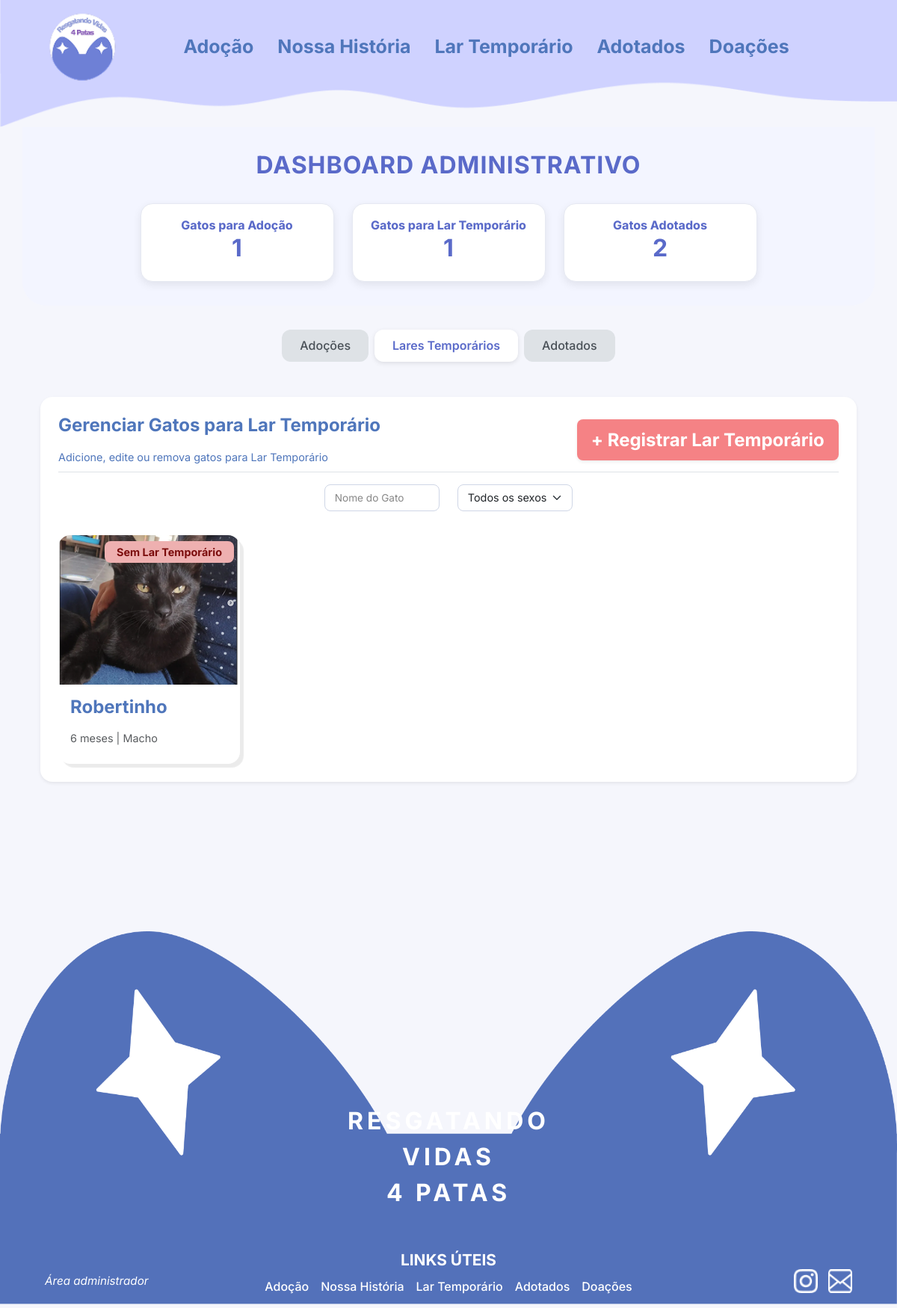
/gatos/dashboard_admin_lar_temporario, run on an earlier commit of the app's database.
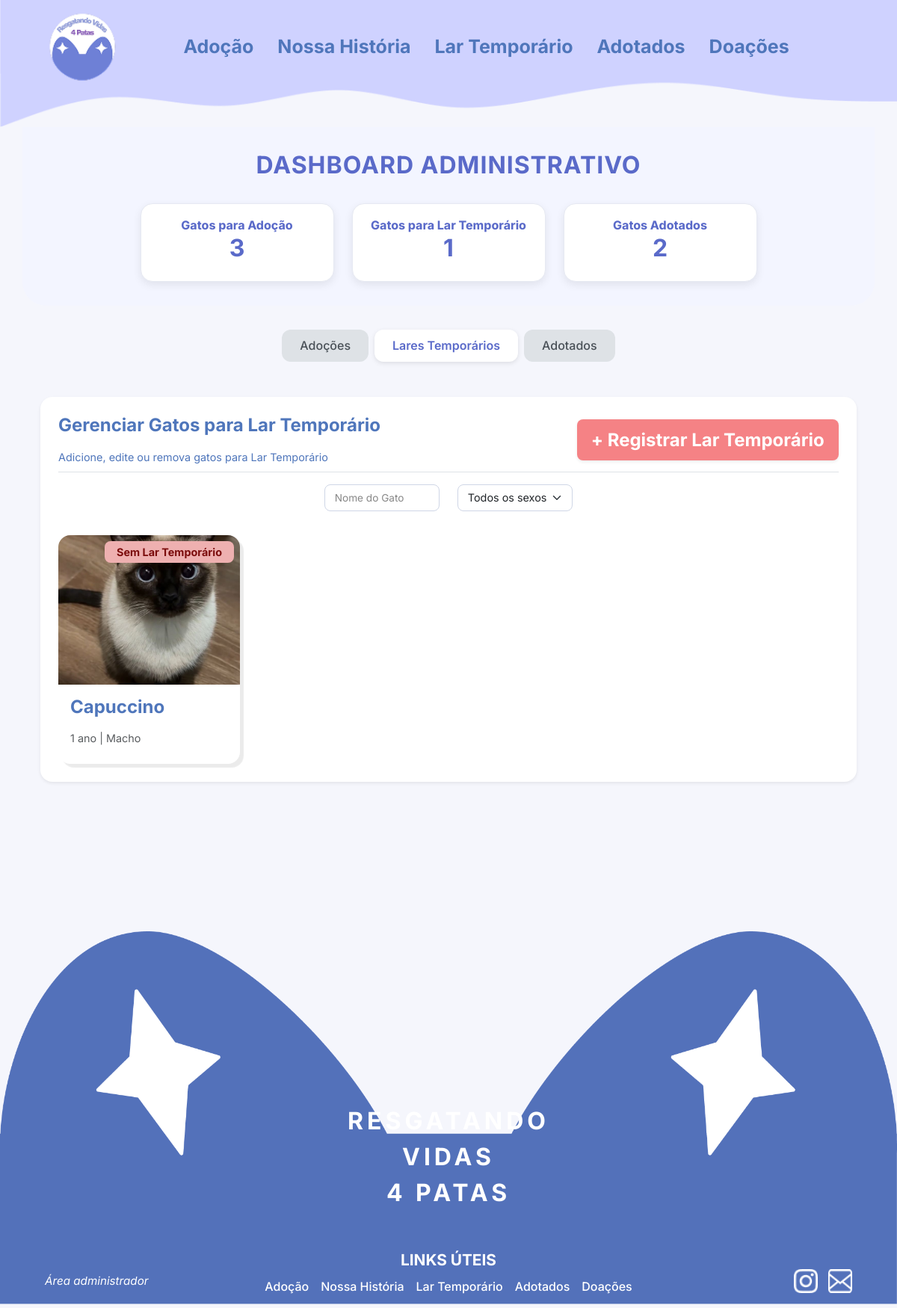
And on a later commit of the database.
### gatos/models.py (models this page shows, shortened)
class Gato(models.Model):
    SEXO_CHOICES = [
        ("M", "Macho"),
        ("F", "Fêmea"),
    ]
    nome = models.CharField(max_length=100, verbose_name="Nome do gato")
    sexo = models.CharField(max_length=1, choices=SEXO_CHOICES, verbose_name="Sexo", blank=False, null=False)
    idade = models.CharField(max_length=10, verbose_name="Idade")
    descricao = models.TextField(max_length=10000, verbose_name="Sobre o gato")
    imagem = models.ImageField(upload_to="gatos/", verbose_name="Foto do gato")
    lar_temporario = models.BooleanField(default=False, verbose_name="Precisa de lar temporário")
    cuidado = models.ForeignKey(Cuidado, on_delete=models.CASCADE, verbose_name="Cuidados")
    temperamento = models.ForeignKey(Temperamento, on_delete=models.CASCADE, verbose_name="Temperamento")
    sociavel = models.ForeignKey(Sociavel, on_delete=models.CASCADE, verbose_name="Socialização")
    moradia = models.ForeignKey(Moradia, on_delete=models.CASCADE, verbose_name="Moradia adequada")
    adotado = models.BooleanField(default=False, verbose_name="Adotado")
    created_at = models.DateTimeField(auto_now_add=True, verbose_name="Criado em")
    updated_at = models.DateTimeField(auto_now=True, verbose_name="Atualizado em")
    class Meta:
        verbose_name = "Gato"
        verbose_name_plural = "Gatos"
        db_table = "gatos"
        ordering = ["-created_at"]

### gatos/views.py (the view)
# urls.py: path("dashboard_admin_lar_temporario", dashboard_admin_lar_temporario, name="dashboard_admin_lar_temporario"),    # Função para conseguir acessar a tela de DashBoard do Admin - Com os gatos para Lar_T
def dashboard_admin_lar_temporario(request):
    gatos = Gato.objects.filter(lar_temporario=True)
    gatos = gatos.exclude(id__in=Adotados.objects.values_list('gato_id', flat=True))
    nome = request.GET.get("nome")
    if nome:
        gatos = gatos.filter(nome__icontains=nome)
    sexo = request.GET.get("sexo")
    if sexo in ["M", "F"]:
        gatos = gatos.filter(sexo=sexo)
    gatos_em_lar_ids = LarTemporarioAtual.objects.values_list("gato_id", flat=True)
    for gato in gatos:
        gato.em_lar = gato.id in gatos_em_lar_ids
    context = {
        "gatos": gatos,
    }
    return render(request, "gatos/dashboard_admin_lar_temporario.html", context)

### gatos/context_processors.py (called while the page is built)
def dashboard_totals(request):
    total_para_adocao = Gato.objects.exclude(id__in=Adotados.objects.values("gato")).count()
    total_lar_temporario = Gato.objects.filter(lar_temporario=True).exclude(id__in=Adotados.objects.values("gato")).count()
    total_adotados = Adotados.objects.count()
    return {
        "total_para_adocao": total_para_adocao,
        "total_lar_temporario": total_lar_temporario,
        "total_adotados": total_adotados,
    }

### gatos/templates/gatos/dashboard_admin_lar_temporario.html (shortened to what this page needs)
{% extends "ong/base_admin.html" %}
{% load static %}
{% block content %}
<link rel="stylesheet" href="{% static 'css/dashboard_admin_adocoes.css' %}">
<div class="container py-4">
    <div class="p-4 bg-white shadow-sm rounded-4">
        <div class="d-flex justify-content-between align-items-center mb-3 border-bottom pb-2">
            <div>
                <h2 class="fw-bold text-primary">Gerenciar Gatos para Lar Temporário</h2>
                <p class="subtitle-custom mb-0">Adicione, edite ou remova gatos para Lar Temporário</p>
            </div>
            <a href="{% url 'gatos:adicionar_gato' %}" class="btn btn-danger fw-bold shadow-sm rounded-3"> + Registrar Lar Temporário </a>
        </div>
        <form method="GET" action="">
            <div class="row justify-content-center mb-4">
                <div class="col-md-2 col-sm-4 mb-2">
                    <input type="text" name="nome" class="form-control form-control-sm search-input" placeholder="Nome do Gato" onkeyup="debounceSubmit(this.form, 600)" value="{{ request.GET.nome|default:'' }}">
                </div>
                <div class="col-md-2 col-sm-4 mb-2">
                    <select name="sexo" class="form-select form-select-sm search-input" onchange="this.form.submit()">
                        <option value="">Todos os sexos</option>
                    </select>
                </div>
            </div>
        </form>
        <div class="row g-4">
            {% for gato in gatos %}
            <div class="col-lg-3 col-md-4 col-sm-6">
                <div class="card border-0 h-100 rounded-4 overflow-hidden">
                    {% if gato.em_lar %}
                        <div class="position-absolute top-0 end-0 m-2 px-3 py-1 fw-bold rounded-3" style="background-color: #B0EEB2; font-size: 0.9rem; color: #227B0C;">
                            Em Lar Temporário
                        </div>
                    {% else %}
                        <div class="position-absolute top-0 end-0 m-2 px-3 py-1 fw-bold rounded-3" style="background-color: #EEB0B0; font-size: 0.9rem; color: #7B0C0C;">
                            Sem Lar Temporário
                        </div>
                    {% endif %}
                    {% if gato.imagem %}
                        <img src="{{ gato.imagem.url }}" class="card-img-top" alt="{{ gato.nome }}" style="object-fit: cover; height: 200px;">
                    {% else %}
                        <img src="https://placehold.co/300x200?text=Sem+Foto" class="card-img-top" alt="Sem imagem">
                    {% endif %}
                    <div class="card-body d-flex flex-column">
                        <div class="d-flex justify-content-between align-items-center mb-2">
                            <h5 class="card-title mb-0 fw-bold text-primary">{{ gato.nome }}</h5>
                        </div>
                        <p class="card-text mb-2 text-muted small"> {{ gato.idade }} |
                            {% if gato.sexo == 'M' %}
                            Macho
                            {% else %}
                            Fêmea
                            {% endif %}
                        </p>
                    </div>
                </div>
            </div>
            {% empty %}
            <p class="text-muted text-center">Nenhum gato cadastrado para lar temporário.</p>
            {% endfor %}
        </div>
    </div>
</div>
{% endblock %}

What changed in the data, as far as the page shows it:
removed Gato: shows "Sem Lar Temporário", imagem (picture), nome "Robertinho", idade "6 meses", sexo "Macho"
added Gato: shows "Sem Lar Temporário", imagem (picture), nome "Capuccino", idade "1 ano", sexo "Macho"
Also different on the page:
{{ total_para_adocao|default:"0" }}: "1" → "3"
